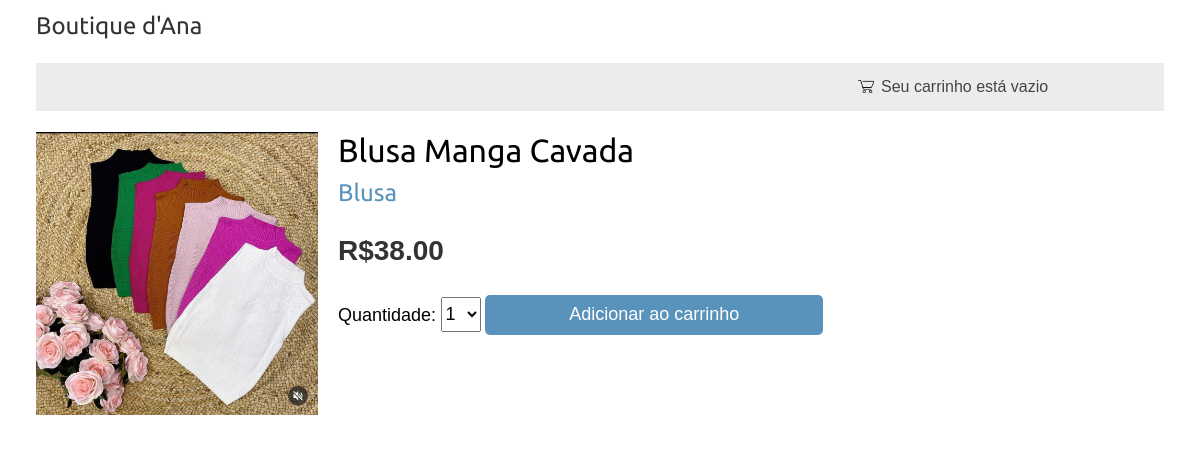
The app's page /15/blusa-manga-cavada/ with its own data.
### shop/models.py (models this page shows, shortened)
class Product(models.Model):
    category = models.ForeignKey(Category,
                                 related_name='products',
                                 on_delete=models.CASCADE)
    name = models.CharField(max_length=200)
    slug = models.SlugField(max_length=200)
    image = models.ImageField(upload_to='products/%Y/%m/%d',
                              blank=True)
    description = models.TextField(blank=True)
    price = models.DecimalField(max_digits=10,
                                decimal_places=2)
    available = models.BooleanField(default=True)
    created = models.DateTimeField(auto_now_add=True)
    updated = models.DateTimeField(auto_now=True)
    stock = models.IntegerField()
    class Meta:
        ordering = ['name']
        indexes = [
            models.Index(fields=['id', 'slug']),
            models.Index(fields=['name']),
            models.Index(fields=['-created']),
        ]

class Category(models.Model):
    name = models.CharField(max_length=200)
    slug = models.SlugField(max_length=200,
                            unique=True)
    class Meta:
        ordering = ['name']
        indexes = [
            models.Index(fields=['name']),
        ]
        verbose_name = 'category'
        verbose_name_plural = 'categories'
    def __str__(self):
        return self.name
    def get_absolute_url(self):
        return reverse('shop:product_list_by_category',
                       args=[self.slug])

### shop/views.py (the view)
# urls.py: path('<int:id>/<slug:slug>/', views.product_detail,
def product_detail(request, id, slug):
    product = get_object_or_404(Product,
                                id=id,
                                slug=slug,
                                available=True)
    cart_product_form = CartAddProductForm(max_quantity=product.stock)
    return render(request,
                  'shop/product/detail.html',
                  {'product': product,
                   'cart_product_form': cart_product_form})

### cart/forms.py
class CartAddProductForm(forms.Form):
    def __init__(self, *args, **kwargs):
        max_quantity = kwargs.pop('max_quantity', 9)  # default to 9 if max_quantity is not provided
        super().__init__(*args, **kwargs)
        self.fields['quantity'] = forms.TypedChoiceField(
            label='Quantidade',
            choices=[(i, str(i)) for i in range(1, max_quantity + 1)],
            coerce=int
        )
    override = forms.BooleanField(required=False,
                                  initial=False,
                                  widget=forms.HiddenInput)

### cart/cart.py (called while the page is built)
    def __len__(self):
        return sum(item['quantity'] for item in self.cart.values())

### cart/context_processors.py (called while the page is built)
def cart(request):
    return {'cart': Cart(request)}

### shop/templates/shop/product/detail.html (shortened to what this page needs)
{% extends "shop/base.html" %}
{% load static %}
{% block content %}
  <div class="product-detail">
    <img src="{% if product.image %}{{ product.image.url }}{% else %}
    {% static "img/no_image.png" %}{% endif %}">
    <h1>{{ product.name }}</h1>
    <h2>
      <a href="{{ product.category.get_absolute_url }}">
        {{ product.category }}
      </a>
    </h2>
    <p class="price">R${{ product.price }}</p>
    <form action="{% url "cart:cart_add" product.id %}" method="post">
      {{ cart_product_form }}
      <input type="submit" value="Adicionar ao carrinho">
    </form>
  </div>
{% endblock %}

### shop/static/css/base.css (style rules this page uses)
body { margin:0; padding: 3%; padding-top:1% ; overflow: visible; font-family:helvetica, sans-serif; }
h1, h2, h3, h4, h5 , h6 { font-family: 'Ubuntu', sans-serif; font-weight:normal; }
a { text-decoration:none; color:#5993bb; }
a.button, input[type="submit"] { color:#fff; background:#5993bb; border-radius:5px; font-size:14px; border:0; }
.product-detail { text-align:justify; }
.product-detail input[type="submit"] { width: 30%; height: 100%; font-size: large; }
.product-detail label[for="id_quantity"] { font-size: 18px; padding: 0px; }
.product-detail select[id="id_quantity"] { width: 40px; height: 35px; font-size: 18px; }
.product-detail form { height: 40px; }
.product-detail .price { color:#333; font-size:28px; font-weight:bold; }
.product-detail img { width:25%; float:left; padding:0 20px 20px 0; }
.product-detail h1 { margin-bottom:0; }
.product-detail h2 { margin-top:10px; }

### records on screen
Product: image (picture), name "Blusa Manga Cavada", category "Blusa", price "38.00"
